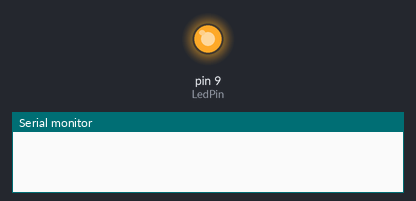
This sketch was run on a simulated Arduino Uno, built with avr-gcc and run on an emulated ATmega328P. Shown: output pins drawn as LEDs (lit = HIGH), the last lines printed to the serial monitor.

Above: at 0.1 s.
At 1.6 s:
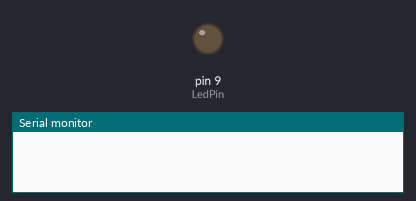
At 12.26 s:
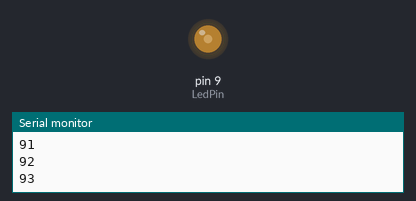
At 39.93 s:
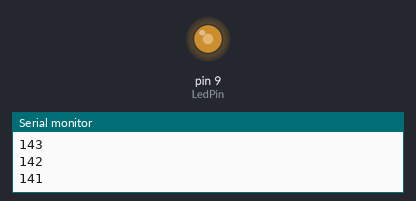
Timing chart, 0 to 40.0 s (numbered marks = the images above):
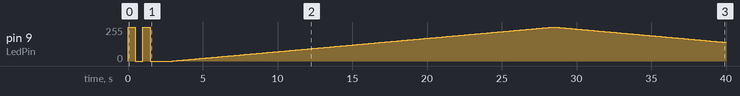

The sketch:

PWM_Brightness_LED.ino
```cpp
/*The default config will work with an LED connected to pin 9 and ground, this was made using an arduino uno rev3, so if you have another pin, please make sure that it is a PWM pin */

//Variables, play around with variables to change how it works!
int Brightness = 0;
bool CountingUp = true;
const int Speed = 100;
const int MaxBrightness = 254;
const int LedPin = 9;


void setup() {
  // put your setup code here, to run once:
  //Start the serial to debug out the values
  Serial.begin(9600);
  //Blink 2 times to indicate that the system has started
  for(int i = 0; i < 2; i++){
    //Put the LED at full brightness
    analogWrite(9, 254);
    //Wait for half a second
    delay(500);
    //Switch off the light
    analogWrite(9, 0);
    //Wait half a second
    delay(500);
  }

  //Wait a second before the program starts
  delay(1000);
}

void loop() {
  // put your main code here, to run repeatedly:
  //If the brightness is under the maxbrightness, and it is counting up do:
  if(Brightness <= MaxBrightness && CountingUp){
    //Add 1 level of brightness to the Brightness variable
    Brightness++;
  }
  //If the above if resulted in false:
  else {
    //put CountingUp to false sothat it will not count up
    CountingUp = false;
    //Remove 1 level of brightness from the Brightness variable
    Brightness--;
    //If the Brightness is less or equal to 0:
    if(Brightness <= 0){
      //Make the program counting up to increase brightness
      CountingUp=true;
    }
  }

  //Set the led to the brightness
  analogWrite(9, Brightness);
  //Print out the Brightness to the serial for debugging purposes
  Serial.println(Brightness);
  //Wait for speed(the time) to make sure it doesn't do it multiple times per second
  delay(Speed);
}
```
